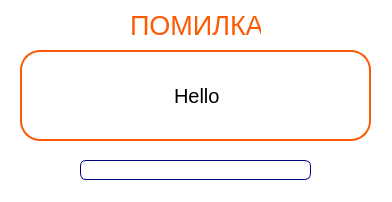
<?xml version="1.0" encoding="UTF-8"?>
<ui version="4.0">
 <class>ErrorDialog</class>
 <widget class="QDialog" name="ErrorDialog">
  <property name="geometry">
   <rect>
    <x>0</x>
    <y>0</y>
    <width>392</width>
    <height>202</height>
   </rect>
  </property>
  <property name="windowTitle">
   <string>Error</string>
  </property>
  <property name="styleSheet">
   <string notr="true">QDialog{
background-color: #ffffff;
}</string>
  </property>
  <widget class="QPushButton" name="btnOK">
   <property name="enabled">
    <bool>true</bool>
   </property>
   <property name="geometry">
    <rect>
     <x>80</x>
     <y>160</y>
     <width>231</width>
     <height>20</height>
    </rect>
   </property>
   <property name="cursor">
    <cursorShape>PointingHandCursor</cursorShape>
   </property>
   <property name="styleSheet">
    <string notr="true">QPushButton {
     color: #ffffff;
     font-weight: bold;
     border: 1px solid #8f8f91;
     border-radius: 6px;
     background-color: qlineargradient(x1: 0, y1: 0, x2: 0, y2: 1,
                                       stop: 0 #ffebb0, stop: 1  #fc5a03);
     min-width: 80px;
 }

 QPushButton:pressed {
     background-color: qlineargradient(x1: 0, y1: 0, x2: 0, y2: 1,
                                       stop: 0  #fc5a03, stop: 1 #ffebb0);
 }

 QPushButton:flat {
     border: none; /* для плоской кнопки границы нет */
 }

 QPushButton:default {
     border-color: navy; /* делаем кнопку по умолчанию выпуклой */
 }


</string>
   </property>
   <property name="text">
    <string>OK</string>
   </property>
  </widget>
  <widget class="QLabel" name="label">
   <property name="geometry">
    <rect>
     <x>130</x>
     <y>10</y>
     <width>131</width>
     <height>31</height>
    </rect>
   </property>
   <property name="font">
    <font>
     <pointsize>20</pointsize>
     <weight>50</weight>
     <bold>false</bold>
     <underline>false</underline>
    </font>
   </property>
   <property name="styleSheet">
    <string notr="true">QLabel {
color: #fc5a03;
}</string>
   </property>
   <property name="text">
    <string>ПОМИЛКА</string>
   </property>
  </widget>
  <widget class="QGroupBox" name="groupBox">
   <property name="geometry">
    <rect>
     <x>20</x>
     <y>50</y>
     <width>351</width>
     <height>91</height>
    </rect>
   </property>
   <property name="styleSheet">
    <string notr="true">QGroupBox { 
     border: 2px solid #fc5a03; 
     border-radius: 20px; 
 }</string>
   </property>
   <property name="title">
    <string/>
   </property>
   <widget class="QLineEdit" name="lineEdit">
    <property name="geometry">
     <rect>
      <x>22</x>
      <y>30</y>
      <width>311</width>
      <height>31</height>
     </rect>
    </property>
    <property name="font">
     <font>
      <pointsize>15</pointsize>
      <stylestrategy>PreferAntialias</stylestrategy>
     </font>
    </property>
    <property name="text">
     <string>Hello</string>
    </property>
    <property name="frame">
     <bool>false</bool>
    </property>
    <property name="alignment">
     <set>Qt::AlignCenter</set>
    </property>
    <property name="readOnly">
     <bool>true</bool>
    </property>
   </widget>
  </widget>
 </widget>
 <resources/>
 <connections/>
</ui>
